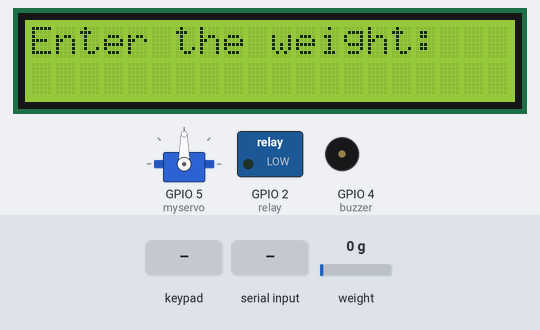
Simulated run of this sketch. Board: ESP32. On the bench: servo, 20×2 character LCD, switched loads named in the sketch (green lamp = pin HIGH), buzzer (waves = sounding, pin HIGH). Inputs (shaded band) come from the test bench; at power-on: weight on the scale 0 g. What the sketch prints to the serial monitor is not drawn.

Above: at 3.7 s.
3.8 s: keypad keys 1 3 1 2 1 4 2 7 # pressed 0.4 s apart
At 6.4 s:
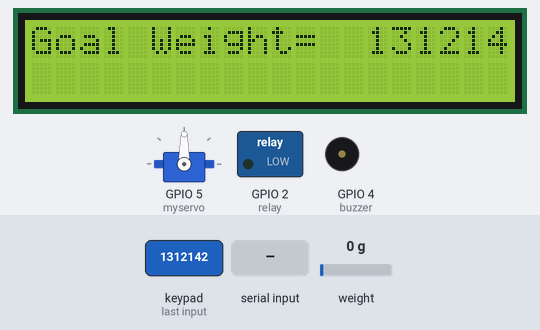
8.9 s: weight on the scale set to 100 g
At 10.36 s:
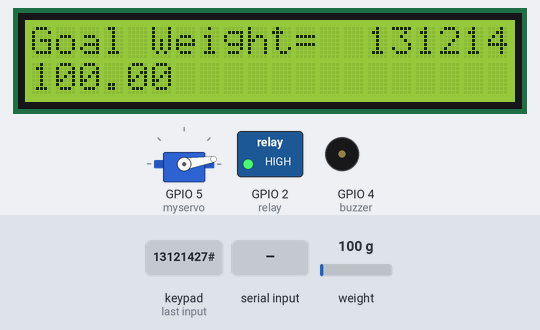
11.9 s: "t90\n" received over Serial
At 13.88 s:
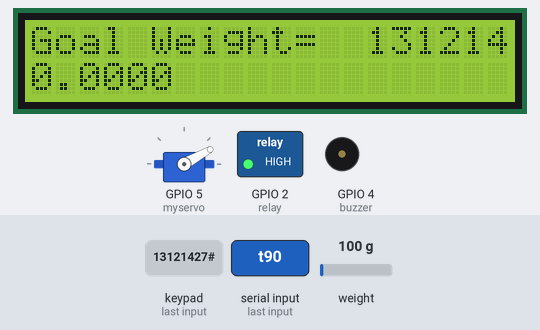
14.9 s: weight on the scale set to 1250 g
At 17.4 s:
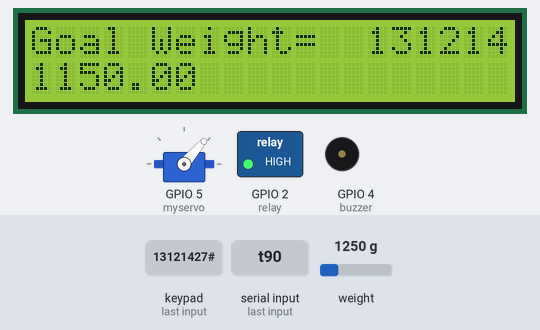
17.9 s: weight on the scale set to 2500 g
At 20.91 s:
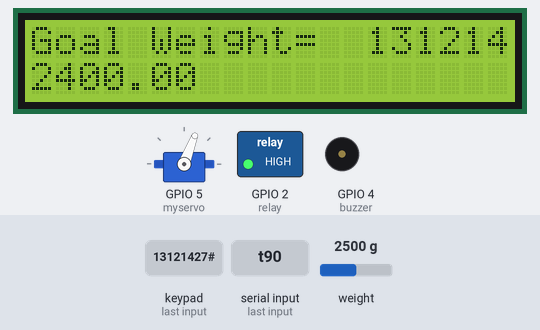
Timing chart, 0 to 21.9 s (numbered marks = the images above; inputs shaded):
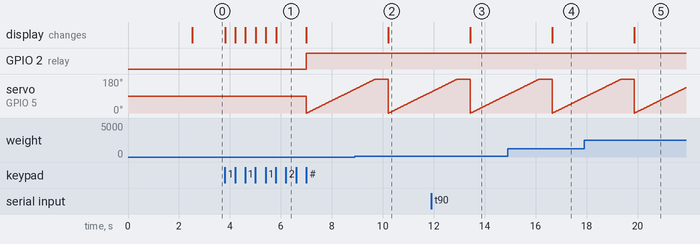

Measured:
- after the input at 3.8 s, GPIO 2 (relay): LOW → HIGH after 3.2 s; the display: first changes at once (image 1 shows a later state)
- after the input at 8.9 s, the display: changes after 1.3 s (image 2)
- after the input at 11.9 s, the display: changes after 1.5 s (image 3)
- after the input at 14.9 s, the display: changes after 1.8 s (image 4)
- after the input at 17.9 s, the display: changes after 2.0 s (image 5)

The sketch:

loadCellWieghtMachineLastV.ino
```cpp
// libraries
#include <Keypad.h>
#include <LiquidCrystal.h>
#include <HX711_ADC.h>
#if defined(ESP8266)|| defined(ESP32) || defined(AVR)
#include <EEPROM.h>
#endif
#include <ESP32_Servo.h>

// variables

Servo myservo;
int pos = 0;


float i=0;

bool goal = false; // goal state variable

const int ROW_NUM = 4; //four rows
const int COLUMN_NUM = 4; //four columns

// keypad buttons
char keys[ROW_NUM][COLUMN_NUM] = {
  {'1','2','3','.'},
  {'4','5','6','B'},
  {'7','8','9','C'},
  {'*','0','#','D'}
};

byte pin_rows[ROW_NUM] = {13, 12, 14, 27} ; //connect to the row pinouts of the keypad
byte pin_column[COLUMN_NUM] = {26, 25, 33, 32}; //connect to the column pinouts of the keypad

Keypad keypad = Keypad( makeKeymap(keys), pin_rows, pin_column, ROW_NUM, COLUMN_NUM );

String inputString;
long inputInt;


// Create An LCD Object. Signals: [ RS, EN, D4, D5, D6, D7 ]
LiquidCrystal My_LCD(19, 21, 18, 17, 16, 15);

// create relay and buzzer
int relay = 2;
int buzzer = 4;

// wieght variables
float nowWeight = 0; // change cotinusly
float zeroWeight; // the wieght before start
int goalWeight; // the wieght i want

// load cell hx711
//pins:
const int HX711_dout = 23; //mcu > HX711 dout pin
const int HX711_sck = 22; //mcu > HX711 sck pin

//HX711 constructor:
HX711_ADC LoadCell(HX711_dout, HX711_sck);

const int calVal_calVal_eepromAdress = 0;
unsigned long t = 0;

 static boolean newDataReady = 0;
 const int serialPrintInterval = 500; //increase value to slow down serial print activity


void setup() {

  myservo.attach(5);

  Serial.begin(57600); delay(10);
  Serial.println();
  Serial.println("Starting...");
  float calibrationValue; // calibration value
  calibrationValue = 777.39;
#if defined(ESP8266) || defined(ESP32)
  //EEPROM.begin(512); // uncomment this if you use ESP8266 and want to fetch this value from eeprom
#endif
  //EEPROM.get(calVal_eepromAdress, calibrationValue); // uncomment this if you want to fetch this value from eeprom


  // load cell
  LoadCell.begin();
  //LoadCell.setReverseOutput();
  unsigned long stabilizingtime = 2000; // tare preciscion can be improved by adding a few seconds of stabilizing time
  boolean _tare = true; //set this to false if you don't want tare to be performed in the next step
  LoadCell.start(stabilizingtime, _tare);
  if (LoadCell.getTareTimeoutFlag()) {
    Serial.println("Timeout, check MCU>HX711 wiring and pin designations");
  }
  else {
    LoadCell.setCalFactor(calibrationValue); // set calibration factor (float)
    Serial.println("Startup is complete");
  }
  while (!LoadCell.update());
  Serial.print("Calibration value: ");
  Serial.println(LoadCell.getCalFactor());
  Serial.print("HX711 measured conversion time ms: ");
  Serial.println(LoadCell.getConversionTime());
  Serial.print("HX711 measured sampling rate HZ: ");
  Serial.println(LoadCell.getSPS());
  Serial.print("HX711 measured settlingtime ms: ");
  Serial.println(LoadCell.getSettlingTime());
  Serial.println("Note that the settling time may increase significantly if you use delay() in your sketch!");
  if (LoadCell.getSPS() < 7) {
    Serial.println("!!Sampling rate is lower than specification, check MCU>HX711 wiring and pin designations");
  }
  else if (LoadCell.getSPS() > 100) {
    Serial.println("!!Sampling rate is higher than specification, check MCU>HX711 wiring and pin designations");
  }


  inputString.reserve(7); // maximum number of digit for a number is 7, change if needed

  pinMode(relay,OUTPUT);
  pinMode(buzzer,OUTPUT);

  // Initialize The LCD. Parameters: [ Columns, Rows ]
  My_LCD.begin(20, 2);
  // Clears The LCD Display
  My_LCD.clear();

  // Display The First Message In Home Position (0, 0)
  My_LCD.setCursor(0,0);
  My_LCD.print("Enter the weight: ");


        // zoroWieght
        // check for new data/start next conversion:
        if (LoadCell.update()) newDataReady = true;

        // get smoothed value from the dataset:
        if (newDataReady) {
          if (millis() > t + serialPrintInterval) {
             zeroWeight =LoadCell.getData();
             Serial.println("zeroWeight =");
             Serial.println(zeroWeight);
             }}

       newDataReady = false;
  }


void loop() {
  char key = keypad.getKey();

  if (key) {
    //My_LCD.print(key);
    Serial.print(key);
    if ((key >= '0' && key <= '9')||key == '.') {     // only act on numeric keys
      inputString += key;

         My_LCD.clear();
         My_LCD.setCursor(0,0);
         My_LCD.print("Goal Weight= ");
         My_LCD.setCursor(14,0);
         My_LCD.print(inputString);

      // append new character to input string
    } else if (key == '#') { // the # here == start button after enter the weight
      if (inputString.length() > 0) {
        inputInt = inputString.toInt(); // YOU GOT AN INTEGER NUMBER
        goalWeight =  inputInt;
        inputString = "";               // clear input
        // DO YOUR WORK HERE


        // while we dont get the goal

        while(!goal ){


  // check for new data/start next conversion:
  if (LoadCell.update()) newDataReady = true;

  // get smoothed value from the dataset:
  if (newDataReady) {
    if (millis() > t + serialPrintInterval) {
       i =LoadCell.getData();

       if (goalWeight+zeroWeight >= i)
        {
      Serial.print("Load_cell output val: ");
      Serial.println(i-zeroWeight);
      My_LCD.setCursor(0,1);
      My_LCD.print(i-zeroWeight);
      digitalWrite(relay,HIGH);

      for (pos = 0; pos <= 180; pos += 1) { // goes from 0 degrees to 180 degrees
      // in steps of 1 degree
      myservo.write(pos);              // tell servo to go to position in variable 'pos'
      delay(15);                       // waits 15 ms for the servo to reach the position
      }

  }


      if(goalWeight+zeroWeight <= i)
          {

             for (pos = 180; pos >= 0; pos -= 1) { // goes from 180 degrees to 0 degrees
             myservo.write(pos);              // tell servo to go to position in variable 'pos'
             delay(15);                       // waits 15 ms for the servo to reach the position
             }


             digitalWrite(relay,LOW);
             My_LCD.clear();
             My_LCD.setCursor(0,0);
             My_LCD.print("END...");
             My_LCD.setCursor(0,2);
             My_LCD.print("Goal Weight= ");
             My_LCD.setCursor(14,2);
             My_LCD.print(i-zeroWeight);
             digitalWrite(buzzer,HIGH);
             delay(200);
             digitalWrite(buzzer,LOW);
             delay(200);
             digitalWrite(buzzer,HIGH);
             delay(200);
             digitalWrite(buzzer,LOW);

             goal = true;
           }
      newDataReady = 0;
      t = millis();
    }
  }

  // receive command from serial terminal, send 't' to initiate tare operation:
  if (Serial.available() > 0) {
    char inByte = Serial.read();
    if (inByte == 't') LoadCell.tareNoDelay();
  }

  // check if last tare operation is complete:
  if (LoadCell.getTareStatus() == true) {
    Serial.println("Tare complete");
  }
        }


      }
    } else if (key == '*') {
      inputString = ""; //we use the * here to clear input and zero the wight
         My_LCD.clear();
         My_LCD.setCursor(0,0);
         My_LCD.print("zeroWeight= ");
         My_LCD.setCursor(0,2);
         My_LCD.print(zeroWeight);

        // zoroWieght
        // check for new data/start next conversion:
        if (LoadCell.update()) newDataReady = true;

        // get smoothed value from the dataset:
        if (newDataReady) {
          if (millis() > t + serialPrintInterval) {
             zeroWeight =LoadCell.getData();
             Serial.println("zeroWeight =");
             Serial.println(zeroWeight);
             }}

       newDataReady = false;
       goal = false;


  }
}


    }
```
